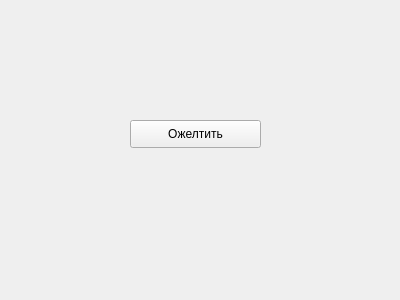
<?xml version="1.0" encoding="UTF-8"?>
<ui version="4.0">
 <class>Form</class>
 <widget class="QWidget" name="Form">
  <property name="geometry">
   <rect>
    <x>0</x>
    <y>0</y>
    <width>400</width>
    <height>300</height>
   </rect>
  </property>
  <property name="windowTitle">
   <string>Form</string>
  </property>
  <widget class="QPushButton" name="pushButton">
   <property name="geometry">
    <rect>
     <x>130</x>
     <y>120</y>
     <width>131</width>
     <height>28</height>
    </rect>
   </property>
   <property name="text">
    <string>Ожелтить</string>
   </property>
  </widget>
 </widget>
 <resources/>
 <connections/>
</ui>
